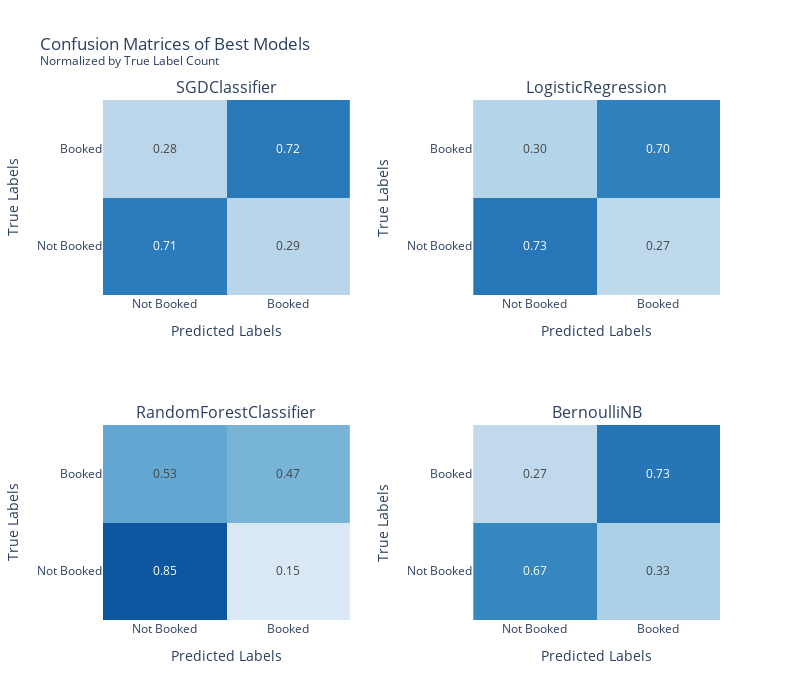

This figure's notebook cell:
### Markdown cell above
### Plot Confusion Matrices

### Code cell
# Set up the subplots
fig = make_subplots(rows=2, cols=2, subplot_titles=list(best_models.keys()), horizontal_spacing=0.2)

# Iterate through the models and plot the confusion matrices
for i, (_k, v) in enumerate(best_models.items()):
    classifier = v["estimator"]
    y_pred = classifier.predict(X_test)
    cm = confusion_matrix(y_test, y_pred)
    cm_normalized = confusion_matrix(y_test, y_pred, normalize="true")

    # Define cell text content
    annotation_text = [
        [f"{norm:.2f}" for count, norm in zip(row, norm_row)] for row, norm_row in zip(cm, cm_normalized)
    ]
    hover_text = [
        [f"Count: {count}<br>Normalized: {norm:.2f}" for count, norm in zip(row, norm_row)]
        for row, norm_row in zip(cm, cm_normalized)
    ]

    # Create heatmap trace
    heatmap = go.Heatmap(
        z=cm_normalized,
        x=["Not Booked", "Booked"],
        y=["Not Booked", "Booked"],
        text=annotation_text,
        texttemplate="%{text}",
        colorscale="Blues",
        zmin=0,
        zmax=1,
        showscale=False,
        hovertext=hover_text,
        hoverinfo="text",
    )

    # Add trace to subplot
    fig.add_trace(heatmap, row=(i // 2) + 1, col=(i % 2) + 1)

    # Update axis titles
    fig.update_xaxes(title_text="Predicted Labels", row=(i // 2) + 1, col=(i % 2) + 1)
    fig.update_yaxes(title_text="True Labels", row=(i // 2) + 1, col=(i % 2) + 1)

# Set size and title
fig.update_layout(
    height=700,
    width=800,
    title_text="Confusion Matrices of Best Models<br><sup>Normalized by True Label Count</sup>",
)

fig.show()

### Figure 1 — Plotly figure (JSON) as saved in the notebook; plotly's stock layout.template omitted (floating-point values rounded to 4 significant figures)
{"data": [{"colorscale": [[0, "rgb(247,251,255)"], [0.125, "rgb(222,235,247)"], [0.25, "rgb(198,219,239)"], [0.375, "rgb(158,202,225)"], [0.5, "rgb(107,174,214)"], [0.625, "rgb(66,146,198)"], [0.75, "rgb(33,113,181)"], [0.875, "rgb(8,81,156)"], [1, "rgb(8,48,107)"]], "hoverinfo": "text", "hovertext": [["Count: 9016<br>Normalized: 0.71", "Count: 3741<br>Normalized: 0.29"], ["Count: 639<br>Normalized: 0.28", "Count: 1604<br>Normalized: 0.72"]], "showscale": false, "text": [["0.71", "0.29"], ["0.28", "0.72"]], "texttemplate": "%{text}", "type": "heatmap", "x": ["Not Booked", "Booked"], "xaxis": "x", "y": ["Not Booked", "Booked"], "yaxis": "y", "z": [[0.7067, 0.2933], [0.2849, 0.7151]], "zmax": 1, "zmin": 0}, {"colorscale": [[0, "rgb(247,251,255)"], [0.125, "rgb(222,235,247)"], [0.25, "rgb(198,219,239)"], [0.375, "rgb(158,202,225)"], [0.5, "rgb(107,174,214)"], [0.625, "rgb(66,146,198)"], [0.75, "rgb(33,113,181)"], [0.875, "rgb(8,81,156)"], [1, "rgb(8,48,107)"]], "hoverinfo": "text", "hovertext": [["Count: 9254<br>Normalized: 0.73", "Count: 3503<br>Normalized: 0.27"], ["Count: 684<br>Normalized: 0.30", "Count: 1559<br>Normalized: 0.70"]], "showscale": false, "text": [["0.73", "0.27"], ["0.30", "0.70"]], "texttemplate": "%{text}", "type": "heatmap", "x": ["Not Booked", "Booked"], "xaxis": "x2", "y": ["Not Booked", "Booked"], "yaxis": "y2", "z": [[0.7254, 0.2746], [0.3049, 0.6951]], "zmax": 1, "zmin": 0}, {"colorscale": [[0, "rgb(247,251,255)"], [0.125, "rgb(222,235,247)"], [0.25, "rgb(198,219,239)"], [0.375, "rgb(158,202,225)"], [0.5, "rgb(107,174,214)"], [0.625, "rgb(66,146,198)"], [0.75, "rgb(33,113,181)"], [0.875, "rgb(8,81,156)"], [1, "rgb(8,48,107)"]], "hoverinfo": "text", "hovertext": [["Count: 10884<br>Normalized: 0.85", "Count: 1873<br>Normalized: 0.15"], ["Count: 1185<br>Normalized: 0.53", "Count: 1058<br>Normalized: 0.47"]], "showscale": false, "text": [["0.85", "0.15"], ["0.53", "0.47"]], "texttemplate": "%{text}", "type": "heatmap", "x": ["Not Booked", "Booked"], "xaxis": "x3", "y": ["Not Booked", "Booked"], "yaxis": "y3", "z": [[0.8532, 0.1468], [0.5283, 0.4717]], "zmax": 1, "zmin": 0}, {"colorscale": [[0, "rgb(247,251,255)"], [0.125, "rgb(222,235,247)"], [0.25, "rgb(198,219,239)"], [0.375, "rgb(158,202,225)"], [0.5, "rgb(107,174,214)"], [0.625, "rgb(66,146,198)"], [0.75, "rgb(33,113,181)"], [0.875, "rgb(8,81,156)"], [1, "rgb(8,48,107)"]], "hoverinfo": "text", "hovertext": [["Count: 8535<br>Normalized: 0.67", "Count: 4222<br>Normalized: 0.33"], ["Count: 601<br>Normalized: 0.27", "Count: 1642<br>Normalized: 0.73"]], "showscale": false, "text": [["0.67", "0.33"], ["0.27", "0.73"]], "texttemplate": "%{text}", "type": "heatmap", "x": ["Not Booked", "Booked"], "xaxis": "x4", "y": ["Not Booked", "Booked"], "yaxis": "y4", "z": [[0.669, 0.331], [0.2679, 0.7321]], "zmax": 1, "zmin": 0}], "layout": {"annotations": [{"font": {"size": 16}, "showarrow": false, "text": "SGDClassifier", "x": 0.2, "xanchor": "center", "xref": "paper", "y": 1, "yanchor": "bottom", "yref": "paper"}, {"font": {"size": 16}, "showarrow": false, "text": "LogisticRegression", "x": 0.8, "xanchor": "center", "xref": "paper", "y": 1, "yanchor": "bottom", "yref": "paper"}, {"font": {"size": 16}, "showarrow": false, "text": "RandomForestClassifier", "x": 0.2, "xanchor": "center", "xref": "paper", "y": 0.375, "yanchor": "bottom", "yref": "paper"}, {"font": {"size": 16}, "showarrow": false, "text": "BernoulliNB", "x": 0.8, "xanchor": "center", "xref": "paper", "y": 0.375, "yanchor": "bottom", "yref": "paper"}], "height": 700, "title": {"text": "Confusion Matrices of Best Models<br><sup>Normalized by True Label Count</sup>"}, "width": 800, "xaxis": {"anchor": "y", "domain": [0, 0.4], "title": {"text": "Predicted Labels"}}, "xaxis2": {"anchor": "y2", "domain": [0.6, 1], "title": {"text": "Predicted Labels"}}, "xaxis3": {"anchor": "y3", "domain": [0, 0.4], "title": {"text": "Predicted Labels"}}, "xaxis4": {"anchor": "y4", "domain": [0.6, 1], "title": {"text": "Predicted Labels"}}, "yaxis": {"anchor": "x", "domain": [0.625, 1], "title": {"text": "True Labels"}}, "yaxis2": {"anchor": "x2", "domain": [0.625, 1], "title": {"text": "True Labels"}}, "yaxis3": {"anchor": "x3", "domain": [0, 0.375], "title": {"text": "True Labels"}}, "yaxis4": {"anchor": "x4", "domain": [0, 0.375], "title": {"text": "True Labels"}}}}
